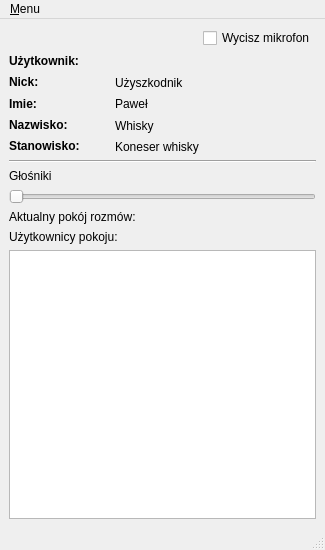
<?xml version="1.0" encoding="UTF-8"?>
<ui version="4.0">
 <class>MainWindow</class>
 <widget class="QMainWindow" name="MainWindow">
  <property name="geometry">
   <rect>
    <x>0</x>
    <y>0</y>
    <width>325</width>
    <height>550</height>
   </rect>
  </property>
  <property name="minimumSize">
   <size>
    <width>0</width>
    <height>0</height>
   </size>
  </property>
  <property name="maximumSize">
   <size>
    <width>350</width>
    <height>550</height>
   </size>
  </property>
  <property name="windowTitle">
   <string>JaroEliCall</string>
  </property>
  <widget class="QWidget" name="centralwidget">
   <layout class="QVBoxLayout" name="verticalLayout_2">
    <item>
     <layout class="QHBoxLayout" name="horizontalLayout_6">
      <item>
       <spacer name="horizontalSpacer">
        <property name="orientation">
         <enum>Qt::Horizontal</enum>
        </property>
        <property name="sizeHint" stdset="0">
         <size>
          <width>40</width>
          <height>20</height>
         </size>
        </property>
       </spacer>
      </item>
      <item>
       <widget class="QCheckBox" name="checkBox">
        <property name="layoutDirection">
         <enum>Qt::LeftToRight</enum>
        </property>
        <property name="text">
         <string>Wycisz mikrofon</string>
        </property>
       </widget>
      </item>
     </layout>
    </item>
    <item>
     <layout class="QHBoxLayout" name="horizontalLayout_8">
      <item>
       <layout class="QVBoxLayout" name="verticalLayout">
        <item>
         <widget class="QLabel" name="label_8">
          <property name="maximumSize">
           <size>
            <width>16777215</width>
            <height>30</height>
           </size>
          </property>
          <property name="text">
           <string>&lt;html&gt;&lt;head/&gt;&lt;body&gt;&lt;p&gt;&lt;span style=&quot; font-weight:600;&quot;&gt;Użytkownik:&lt;/span&gt;&lt;/p&gt;&lt;/body&gt;&lt;/html&gt;</string>
          </property>
         </widget>
        </item>
        <item>
         <layout class="QHBoxLayout" name="horizontalLayout_3">
          <item>
           <widget class="QLabel" name="label_2">
            <property name="minimumSize">
             <size>
              <width>100</width>
              <height>0</height>
             </size>
            </property>
            <property name="text">
             <string>&lt;html&gt;&lt;head/&gt;&lt;body&gt;&lt;p&gt;&lt;span style=&quot; font-weight:600;&quot;&gt;Nick:&lt;/span&gt;&lt;/p&gt;&lt;/body&gt;&lt;/html&gt;</string>
            </property>
           </widget>
          </item>
          <item>
           <widget class="QLabel" name="label_3">
            <property name="text">
             <string>Użyszkodnik</string>
            </property>
           </widget>
          </item>
         </layout>
        </item>
        <item>
         <layout class="QHBoxLayout" name="horizontalLayout_7">
          <item>
           <widget class="QLabel" name="label_4">
            <property name="minimumSize">
             <size>
              <width>100</width>
              <height>0</height>
             </size>
            </property>
            <property name="text">
             <string>&lt;html&gt;&lt;head/&gt;&lt;body&gt;&lt;p&gt;&lt;span style=&quot; font-weight:600;&quot;&gt;Imie:&lt;/span&gt;&lt;/p&gt;&lt;/body&gt;&lt;/html&gt;</string>
            </property>
           </widget>
          </item>
          <item>
           <widget class="QLabel" name="label_6">
            <property name="text">
             <string>Paweł</string>
            </property>
           </widget>
          </item>
         </layout>
        </item>
        <item>
         <layout class="QHBoxLayout" name="horizontalLayout_2">
          <item>
           <widget class="QLabel" name="label_5">
            <property name="minimumSize">
             <size>
              <width>100</width>
              <height>0</height>
             </size>
            </property>
            <property name="text">
             <string>&lt;html&gt;&lt;head/&gt;&lt;body&gt;&lt;p&gt;&lt;span style=&quot; font-weight:600;&quot;&gt;Nazwisko:&lt;/span&gt;&lt;/p&gt;&lt;/body&gt;&lt;/html&gt;</string>
            </property>
           </widget>
          </item>
          <item>
           <widget class="QLabel" name="label_7">
            <property name="text">
             <string>Whisky</string>
            </property>
           </widget>
          </item>
         </layout>
        </item>
        <item>
         <layout class="QHBoxLayout" name="horizontalLayout_5">
          <item>
           <widget class="QLabel" name="label_11">
            <property name="minimumSize">
             <size>
              <width>100</width>
              <height>0</height>
             </size>
            </property>
            <property name="text">
             <string>&lt;html&gt;&lt;head/&gt;&lt;body&gt;&lt;p&gt;&lt;span style=&quot; font-weight:600;&quot;&gt;Stanowisko:&lt;/span&gt;&lt;/p&gt;&lt;/body&gt;&lt;/html&gt;</string>
            </property>
           </widget>
          </item>
          <item>
           <widget class="QLabel" name="label_10">
            <property name="text">
             <string>Koneser whisky</string>
            </property>
           </widget>
          </item>
         </layout>
        </item>
       </layout>
      </item>
      <item>
       <widget class="QLabel" name="label">
        <property name="minimumSize">
         <size>
          <width>100</width>
          <height>100</height>
         </size>
        </property>
        <property name="maximumSize">
         <size>
          <width>100</width>
          <height>100</height>
         </size>
        </property>
        <property name="text">
         <string notr="true"/>
        </property>
        <property name="textFormat">
         <enum>Qt::AutoText</enum>
        </property>
        <property name="pixmap">
         <pixmap resource="resources/zasoby.qrc">:/icons/icons/111317-essential-ui/png/happy-face-1.png</pixmap>
        </property>
        <property name="scaledContents">
         <bool>true</bool>
        </property>
        <property name="alignment">
         <set>Qt::AlignCenter</set>
        </property>
       </widget>
      </item>
     </layout>
    </item>
    <item>
     <widget class="Line" name="line_4">
      <property name="orientation">
       <enum>Qt::Horizontal</enum>
      </property>
     </widget>
    </item>
    <item>
     <layout class="QVBoxLayout" name="verticalLayout_3">
      <item>
       <widget class="QLabel" name="label_12">
        <property name="text">
         <string>Głośniki</string>
        </property>
       </widget>
      </item>
      <item>
       <widget class="QSlider" name="horizontalSlider">
        <property name="orientation">
         <enum>Qt::Horizontal</enum>
        </property>
       </widget>
      </item>
      <item>
       <layout class="QHBoxLayout" name="horizontalLayout">
        <item>
         <widget class="QLabel" name="label_9">
          <property name="text">
           <string>Aktualny pokój rozmów:</string>
          </property>
         </widget>
        </item>
        <item>
         <widget class="QLabel" name="label_13">
          <property name="text">
           <string/>
          </property>
         </widget>
        </item>
       </layout>
      </item>
      <item>
       <widget class="QLabel" name="label_14">
        <property name="text">
         <string>Użytkownicy pokoju:</string>
        </property>
       </widget>
      </item>
      <item>
       <widget class="QListWidget" name="listWidget">
        <property name="maximumSize">
         <size>
          <width>500</width>
          <height>350</height>
         </size>
        </property>
       </widget>
      </item>
     </layout>
    </item>
   </layout>
  </widget>
  <widget class="QStatusBar" name="statusbar"/>
  <widget class="QMenuBar" name="menubar">
   <property name="geometry">
    <rect>
     <x>0</x>
     <y>0</y>
     <width>325</width>
     <height>30</height>
    </rect>
   </property>
   <widget class="QMenu" name="menuMenu">
    <property name="title">
     <string>&amp;Menu</string>
    </property>
    <addaction name="actionUstawienia"/>
    <addaction name="actionLista_pokoi"/>
    <addaction name="actionLista_u_ytkownik_w_2"/>
    <addaction name="separator"/>
    <addaction name="actionO_aplikacji"/>
   </widget>
   <addaction name="menuMenu"/>
  </widget>
  <action name="actionO_aplikacji">
   <property name="text">
    <string>&amp;O aplikacji</string>
   </property>
  </action>
  <action name="actionUstawienia">
   <property name="text">
    <string>&amp;Ustawienia</string>
   </property>
  </action>
  <action name="actionLista_pokoi">
   <property name="text">
    <string>&amp;Lista pokoi</string>
   </property>
  </action>
  <action name="actionLista_u_ytkownik_w_2">
   <property name="text">
    <string>L&amp;ista użytkowników</string>
   </property>
  </action>
 </widget>
 <resources>
  <include location="resources/zasoby.qrc"/>
 </resources>
 <connections/>
</ui>
